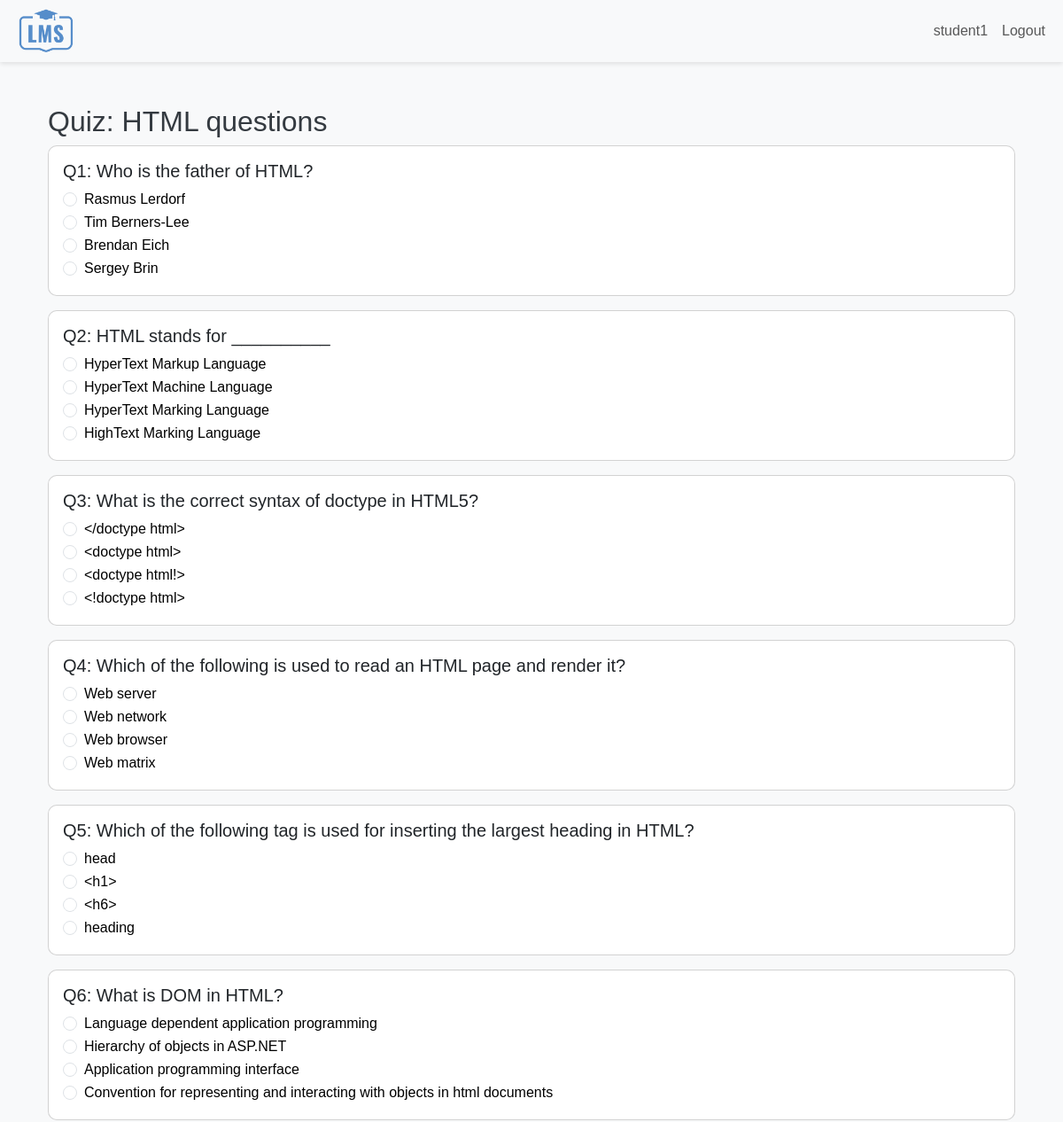
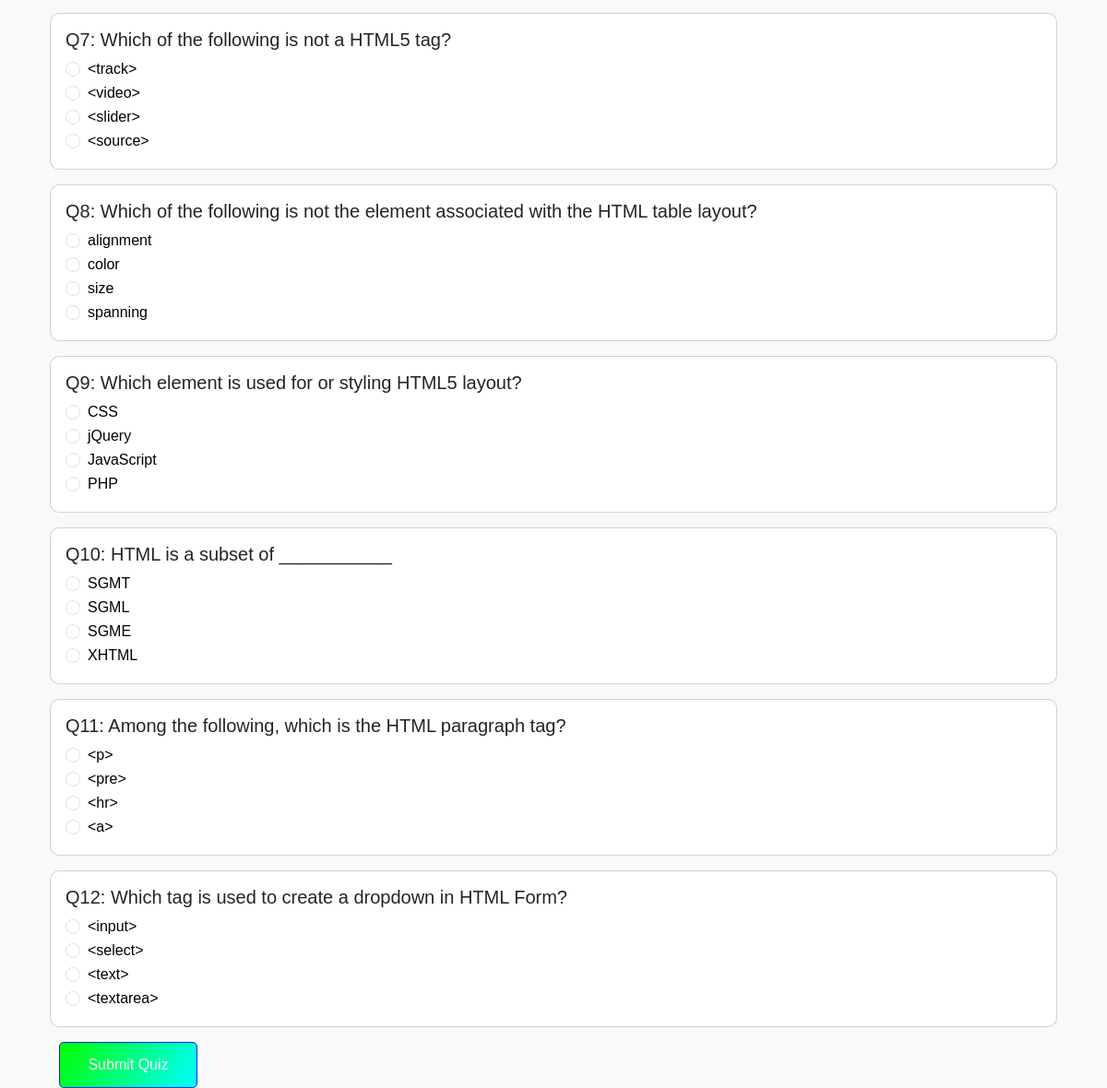
Screenshot of /student/course/34/start_quiz/ (signed in) with the database file from the repository (2 pictures, top to bottom).
### main/models.py (models this page shows, shortened)
class Quiz(models.Model):
    course = models.ForeignKey(Course, on_delete=models.CASCADE, related_name='quizzes')
    title = models.CharField(max_length=200)
    created_at = models.DateTimeField(auto_now_add=True)

class Question(models.Model):
    CORRECT_OPTION_CHOICES = (
        ('1', 'Option 1'),
        ('2', 'Option 2'),
        ('3', 'Option 3'),
        ('4', 'Option 4'),
    )
    quiz = models.ForeignKey(Quiz, on_delete=models.CASCADE, related_name='questions')
    question_text = models.TextField()
    option1 = models.CharField(max_length=100)
    option2 = models.CharField(max_length=100)
    option3 = models.CharField(max_length=100)
    option4 = models.CharField(max_length=100)
    correct_option = models.CharField(max_length=1, choices=CORRECT_OPTION_CHOICES)

### main/views.py (the view, shortened to what this page needs)
# urls.py: path('student/course/<int:course_id>/start_quiz/', views.start_quiz, name='start_quiz'),
@login_required
def start_quiz(request, course_id):
    if request.user.profile.user_type != 'student':
        messages.error(request, 'Access denied.')
        return redirect('home')
    quiz = get_object_or_404(Quiz, course__id=course_id)
    questions = Question.objects.filter(quiz=quiz).order_by('id')  # Ensure all questions are fetched and ordered
    return render(request, 'start_quiz.html', {'quiz': quiz, 'questions': questions})

### templates/start_quiz.html (shortened to what this page needs)
{% extends 'base.html' %}
{% block content %}
<div class="container mt-5">
    <h2>Quiz: {{ quiz.title }}</h2>
    <form method="POST">
        {% for question in questions %}
            <div class="card mb-3">
                <div class="card-body">
                    <h5 class="card-title">Q{{ forloop.counter }}: {{ question.question_text }}</h5>
                    <div class="form-check">
                        <input class="form-check-input" type="radio"
                               name="answers_{{ question.id }}"
                               id="q{{ question.id }}_1"
                               value="1" required>
                        <label class="form-check-label" for="q{{ question.id }}_1">
                            {{ question.option1 }}
                        </label>
                    </div>
                    <div class="form-check">
                        <input class="form-check-input" type="radio"
                               name="answers_{{ question.id }}"
                               id="q{{ question.id }}_2"
                               value="2">
                        <label class="form-check-label" for="q{{ question.id }}_2">
                            {{ question.option2 }}
                        </label>
                    </div>
                    <div class="form-check">
                        <input class="form-check-input" type="radio"
                               name="answers_{{ question.id }}"
                               id="q{{ question.id }}_3"
                               value="3">
                        <label class="form-check-label" for="q{{ question.id }}_3">
                            {{ question.option3 }}
                        </label>
                    </div>
                    <div class="form-check">
                        <input class="form-check-input" type="radio"
                               name="answers_{{ question.id }}"
                               id="q{{ question.id }}_4"
                               value="4">
                        <label class="form-check-label" for="q{{ question.id }}_4">
                            {{ question.option4 }}
                        </label>
                    </div>
                </div>
            </div>
        {% endfor %}
        <button type="submit" class="btn btn-primary">Submit Quiz</button>
    </form>
</div>
{% endblock %}

### templates/base.html (shortened to what this page needs)
{% load static %}
<!DOCTYPE html>
<html lang="en">
<head>
    <link href="https://cdn.jsdelivr.net/npm/bootstrap@5.3.0/dist/css/bootstrap.min.css" rel="stylesheet">
    <link rel="stylesheet" href="{% static 'css/style.css' %}">
</head>
<body>
    <nav class="navbar navbar-expand-lg navbar-light bg-light">
        <div class="container-fluid ">
            <a class="navbar-brand" href="{% url 'home' %}"><img class="nav-logo" src="{%static 'images/image.png'%}" alt="LMS"></a>
            <div class="collapse navbar-collapse" id="navbarNav">
                <ul class="navbar-nav ms-auto">
                    {% if user.is_authenticated %}
                        <li class="nav-item">
                            <a class="nav-link" href="#">{{ user.username }}</a>
                        </li>
                        <li class="nav-item">
                            <a class="nav-link" href="{% url 'logout' %}">Logout</a>
                        </li>
                    {% endif %}
                </ul>
            </div>
        </div>
    </nav>
    <div class="container mt-4">
        {% block content %}
        {% endblock %}
    </div>
</body>
</html>

### static/css/style.css (style rules this page uses)
body { padding-top: 70px; background-image: url(https://img.freepik.com/free-photo/cool-geometric-triangular-figure-neon-laser-light-great-backgrounds-wallpapers_181624-9331.jpg?t=st=1736357613~exp=1736361213~hmac=1e069f5beca60b3e6b1e5acc1c03f2c80bb76b00d4080a6b9e4f8b3506f790d5&w=1380); background-repeat: no-repeat; background-size: cover; background-position: center; height: 100vh; }
.navbar-brand { font-weight: bold; width: fit-content; text-align: center; border: 2px solid transparent; border-radius: 5px; padding: 0; padding-left: 7px; padding-right: 7px; transition: 0.3s; }
.nav-logo { height: 50px; }
body { font-family: 'Arial', sans-serif; background-color: #f8f9fa; color: #343a40; margin: 0; padding: 0; }
.navbar { box-shadow: 0 2px 5px rgba(0, 0, 0, 0.1); }
.btn-primary { background: linear-gradient(120deg,lime,aqua); border-radius: 5px; border-color: #0022ff; transition: all 0.3s ease; }
.container .btn { width: 150px; margin: 0 10px; }
.container { margin-top: 50px; }
.card { border-radius: 10px; overflow: hidden; }
.btn-primary { font-size: 1rem; padding: 0.75rem; }
label { color: #ffffff; }
.form-check-label { color: #000000; }

### rows the page displays
Quiz: title "HTML questions"
Question: question_text "Who is the father of HTML?", option1 "Rasmus Lerdorf", option2 "Tim Berners-Lee", option3 "Brendan Eich", option4 "Sergey Brin"
Question: question_text "HTML stands for __________", option1 "HyperText Markup Language", option2 "HyperText Machine Language", option3 "HyperText Marking Language", option4 "HighText Marking Language"
Question: question_text "What is the correct syntax of doctype in HTML5?", option1 "</doctype html>", option2 "<doctype html>", option3 "<doctype html!>", option4 "<!doctype html>"
Question: question_text "Which of the following is used to read an HTML page and render it?", option1 "Web server", option2 "Web network", option3 "Web browser", option4 "Web matrix"
Question: question_text "Which of the following tag is used for inserting the largest heading in HTML?", option1 "head", option2 "<h1>", option3 "<h6>", option4 "heading"
Question: question_text "What is DOM in HTML?", option1 "Language dependent application programming", option2 "Hierarchy of objects in ASP.NET", option3 "Application programming interface", option4 "Convention for representing and interacting with objects in html documents"
Question: question_text "Which of the following is not a HTML5 tag?", option1 "<track>", option2 "<video>", option3 "<slider>", option4 "<source>"
Question: question_text "Which of the following is not the element associated with the HTML table layout?", option1 "alignment", option2 "color", option3 "size", option4 "spanning"
Question: question_text "Which element is used for or styling HTML5 layout?", option1 "CSS", option2 "jQuery", option3 "JavaScript", option4 "PHP"
Question: question_text "HTML is a subset of ___________", option1 "SGMT", option2 "SGML", option3 "SGME", option4 "XHTML"
Question: question_text "Among the following, which is the HTML paragraph tag?", option1 "<p>", option2 "<pre>", option3 "<hr>", option4 "<a>"
Question: question_text "Which tag is used to create a dropdown in HTML Form?", option1 "<input>", option2 "<select>", option3 "<text>", option4 "<textarea>"

### other values shown
{{ user.username }} "student1"
